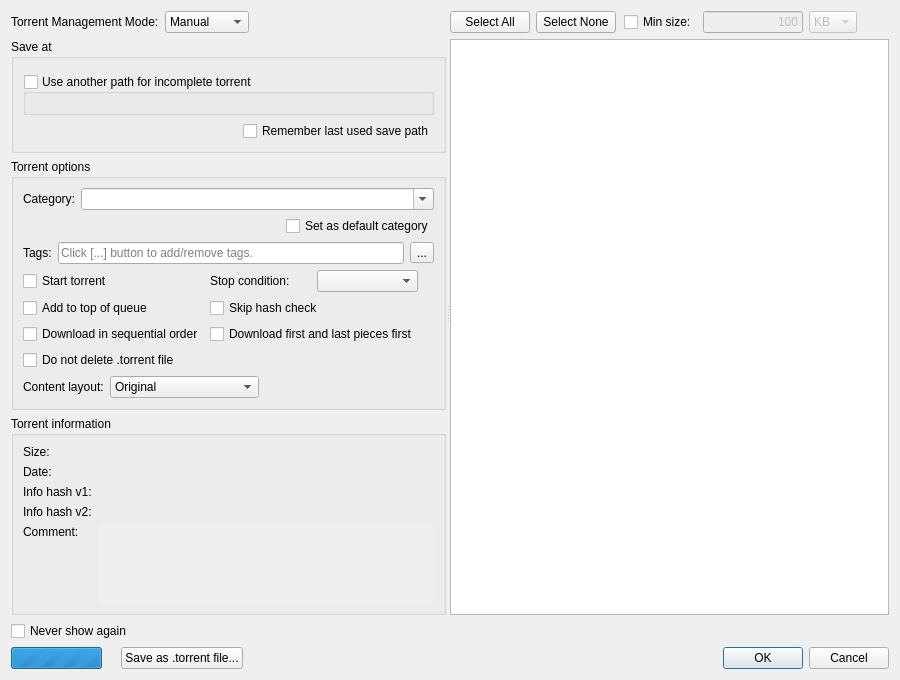
<?xml version="1.0" encoding="UTF-8"?>
<ui version="4.0">
 <class>AddNewTorrentDialog</class>
 <widget class="QDialog" name="AddNewTorrentDialog">
  <property name="geometry">
   <rect>
    <x>0</x>
    <y>0</y>
    <width>900</width>
    <height>680</height>
   </rect>
  </property>
  <layout class="QVBoxLayout" name="AddNewTorrentDialogLayout">
   <item>
    <widget class="QScrollArea" name="scrollArea_2">
     <property name="frameShape">
      <enum>QFrame::Shape::NoFrame</enum>
     </property>
     <property name="sizeAdjustPolicy">
      <enum>QAbstractScrollArea::SizeAdjustPolicy::AdjustToContents</enum>
     </property>
     <property name="widgetResizable">
      <bool>true</bool>
     </property>
     <widget class="QWidget" name="scrollAreaWidgetContents_2">
      <property name="geometry">
       <rect>
        <x>0</x>
        <y>0</y>
        <width>882</width>
        <height>598</height>
       </rect>
      </property>
      <layout class="QVBoxLayout" name="verticalLayout_6">
       <property name="leftMargin">
        <number>0</number>
       </property>
       <property name="topMargin">
        <number>0</number>
       </property>
       <property name="rightMargin">
        <number>0</number>
       </property>
       <property name="bottomMargin">
        <number>0</number>
       </property>
       <item>
        <widget class="QSplitter" name="splitter">
         <property name="orientation">
          <enum>Qt::Orientation::Horizontal</enum>
         </property>
         <property name="childrenCollapsible">
          <bool>false</bool>
         </property>
         <widget class="QFrame" name="torrentoptionsFrame">
          <layout class="QVBoxLayout" name="mainlayout_addui">
           <property name="leftMargin">
            <number>0</number>
           </property>
           <property name="topMargin">
            <number>0</number>
           </property>
           <property name="rightMargin">
            <number>0</number>
           </property>
           <property name="bottomMargin">
            <number>0</number>
           </property>
           <item>
            <layout class="QHBoxLayout" name="managementLayout">
             <item>
              <widget class="QLabel" name="labelTorrentManagementMode">
               <property name="text">
                <string>Torrent Management Mode:</string>
               </property>
              </widget>
             </item>
             <item>
              <widget class="QComboBox" name="comboTMM">
               <property name="toolTip">
                <string>Automatic mode means that various torrent properties(eg save path) will be decided by the associated category</string>
               </property>
               <item>
                <property name="text">
                 <string>Manual</string>
                </property>
               </item>
               <item>
                <property name="text">
                 <string>Automatic</string>
                </property>
               </item>
              </widget>
             </item>
             <item>
              <spacer name="horizontalSpacer">
               <property name="orientation">
                <enum>Qt::Orientation::Horizontal</enum>
               </property>
               <property name="sizeHint" stdset="0">
                <size>
                 <width>20</width>
                 <height>20</height>
                </size>
               </property>
              </spacer>
             </item>
            </layout>
           </item>
           <item>
            <widget class="QGroupBox" name="groupBoxSavePath">
             <property name="title">
              <string>Save at</string>
             </property>
             <layout class="QVBoxLayout" name="verticalLayout">
              <item>
               <widget class="FileSystemPathComboEdit" name="savePath" native="true"/>
              </item>
              <item>
               <widget class="QGroupBox" name="groupBoxDownloadPath">
                <property name="title">
                 <string>Use another path for incomplete torrent</string>
                </property>
                <property name="checkable">
                 <bool>true</bool>
                </property>
                <property name="checked">
                 <bool>false</bool>
                </property>
                <layout class="QVBoxLayout" name="verticalLayout_4">
                 <item>
                  <widget class="FileSystemPathComboEdit" name="downloadPath" native="true"/>
                 </item>
                </layout>
               </widget>
              </item>
              <item>
               <layout class="QHBoxLayout" name="layoutRememberLastSavePath">
                <item>
                 <spacer name="horizontalSpacer_5">
                  <property name="orientation">
                   <enum>Qt::Orientation::Horizontal</enum>
                  </property>
                  <property name="sizeHint" stdset="0">
                   <size>
                    <width>40</width>
                    <height>20</height>
                   </size>
                  </property>
                 </spacer>
                </item>
                <item>
                 <widget class="QCheckBox" name="checkBoxRememberLastSavePath">
                  <property name="text">
                   <string>Remember last used save path</string>
                  </property>
                 </widget>
                </item>
               </layout>
              </item>
             </layout>
            </widget>
           </item>
           <item>
            <widget class="QGroupBox" name="groupBoxSettings">
             <property name="title">
              <string>Torrent options</string>
             </property>
             <layout class="QVBoxLayout" name="verticalLayout_3">
              <item>
               <layout class="QHBoxLayout" name="categoryLayout">
                <item>
                 <widget class="QLabel" name="labelCategory">
                  <property name="text">
                   <string>Category:</string>
                  </property>
                 </widget>
                </item>
                <item>
                 <widget class="QComboBox" name="categoryComboBox">
                  <property name="sizePolicy">
                   <sizepolicy hsizetype="Expanding" vsizetype="Fixed">
                    <horstretch>0</horstretch>
                    <verstretch>0</verstretch>
                   </sizepolicy>
                  </property>
                  <property name="editable">
                   <bool>true</bool>
                  </property>
                  <property name="insertPolicy">
                   <enum>QComboBox::InsertPolicy::InsertAtTop</enum>
                  </property>
                 </widget>
                </item>
               </layout>
              </item>
              <item alignment="Qt::AlignmentFlag::AlignRight">
               <widget class="QCheckBox" name="defaultCategoryCheckbox">
                <property name="text">
                 <string>Set as default category</string>
                </property>
               </widget>
              </item>
              <item>
               <layout class="QHBoxLayout" name="tagsLayout" stretch="0,0,0">
                <item>
                 <widget class="QLabel" name="tagsLabel">
                  <property name="text">
                   <string>Tags:</string>
                  </property>
                 </widget>
                </item>
                <item>
                 <widget class="QLineEdit" name="tagsLineEdit">
                  <property name="sizePolicy">
                   <sizepolicy hsizetype="Expanding" vsizetype="Fixed">
                    <horstretch>0</horstretch>
                    <verstretch>0</verstretch>
                   </sizepolicy>
                  </property>
                  <property name="readOnly">
                   <bool>true</bool>
                  </property>
                  <property name="placeholderText">
                   <string>Click [...] button to add/remove tags.</string>
                  </property>
                  <property name="clearButtonEnabled">
                   <bool>false</bool>
                  </property>
                 </widget>
                </item>
                <item>
                 <widget class="QToolButton" name="tagsEditButton">
                  <property name="toolTip">
                   <string>Add/remove tags</string>
                  </property>
                  <property name="text">
                   <string>...</string>
                  </property>
                 </widget>
                </item>
               </layout>
              </item>
              <item>
               <layout class="QGridLayout" name="gridLayout">
                <item row="0" column="0">
                 <widget class="QCheckBox" name="startTorrentCheckBox">
                  <property name="text">
                   <string>Start torrent</string>
                  </property>
                 </widget>
                </item>
                <item row="0" column="1">
                 <layout class="QHBoxLayout" name="stopConditionLayout">
                  <item>
                   <widget class="QLabel" name="stopConditionLabel">
                    <property name="text">
                     <string>Stop condition:</string>
                    </property>
                   </widget>
                  </item>
                  <item>
                   <widget class="QComboBox" name="stopConditionComboBox"/>
                  </item>
                 </layout>
                </item>
                <item row="0" column="2">
                 <spacer name="horizontalSpacer_3">
                  <property name="orientation">
                   <enum>Qt::Orientation::Horizontal</enum>
                  </property>
                  <property name="sizeHint" stdset="0">
                   <size>
                    <width>40</width>
                    <height>20</height>
                   </size>
                  </property>
                 </spacer>
                </item>
                <item row="1" column="0">
                 <widget class="QCheckBox" name="addToQueueTopCheckBox">
                  <property name="text">
                   <string>Add to top of queue</string>
                  </property>
                 </widget>
                </item>
                <item row="1" column="1">
                 <widget class="QCheckBox" name="skipCheckingCheckBox">
                  <property name="text">
                   <string>Skip hash check</string>
                  </property>
                 </widget>
                </item>
                <item row="2" column="0">
                 <widget class="QCheckBox" name="sequentialCheckBox">
                  <property name="text">
                   <string>Download in sequential order</string>
                  </property>
                 </widget>
                </item>
                <item row="2" column="1">
                 <widget class="QCheckBox" name="firstLastCheckBox">
                  <property name="text">
                   <string>Download first and last pieces first</string>
                  </property>
                 </widget>
                </item>
                <item row="3" column="0">
                 <widget class="QCheckBox" name="doNotDeleteTorrentCheckBox">
                  <property name="toolTip">
                   <string>When checked, the .torrent file will not be deleted regardless of the settings at the &quot;Download&quot; page of the Options dialog</string>
                  </property>
                  <property name="text">
                   <string>Do not delete .torrent file</string>
                  </property>
                 </widget>
                </item>
               </layout>
              </item>
              <item>
               <layout class="QHBoxLayout" name="horizontalLayout_2">
                <item>
                 <widget class="QLabel" name="contentLayoutLabel">
                  <property name="text">
                   <string>Content layout:</string>
                  </property>
                 </widget>
                </item>
                <item>
                 <widget class="QComboBox" name="contentLayoutComboBox">
                  <property name="currentIndex">
                   <number>0</number>
                  </property>
                  <item>
                   <property name="text">
                    <string>Original</string>
                   </property>
                  </item>
                  <item>
                   <property name="text">
                    <string>Create subfolder</string>
                   </property>
                  </item>
                  <item>
                   <property name="text">
                    <string>Don't create subfolder</string>
                   </property>
                  </item>
                 </widget>
                </item>
                <item>
                 <spacer name="horizontalSpacer_4">
                  <property name="orientation">
                   <enum>Qt::Orientation::Horizontal</enum>
                  </property>
                  <property name="sizeHint" stdset="0">
                   <size>
                    <width>40</width>
                    <height>20</height>
                   </size>
                  </property>
                 </spacer>
                </item>
               </layout>
              </item>
             </layout>
            </widget>
           </item>
           <item>
            <widget class="QGroupBox" name="infoGroup">
             <property name="sizePolicy">
              <sizepolicy hsizetype="Preferred" vsizetype="Expanding">
               <horstretch>0</horstretch>
               <verstretch>0</verstretch>
              </sizepolicy>
             </property>
             <property name="title">
              <string>Torrent information</string>
             </property>
             <layout class="QGridLayout" name="gridLayout_2">
              <item row="0" column="0">
               <widget class="QLabel" name="labelSize">
                <property name="text">
                 <string>Size:</string>
                </property>
               </widget>
              </item>
              <item row="0" column="1">
               <widget class="QLabel" name="labelSizeData"/>
              </item>
              <item row="1" column="0">
               <widget class="QLabel" name="labelDate">
                <property name="text">
                 <string>Date:</string>
                </property>
               </widget>
              </item>
              <item row="1" column="1">
               <widget class="QLabel" name="labelDateData"/>
              </item>
              <item row="2" column="0">
               <widget class="QLabel" name="labelInfohash1">
                <property name="text">
                 <string>Info hash v1:</string>
                </property>
               </widget>
              </item>
              <item row="2" column="1">
               <widget class="QLabel" name="labelInfohash1Data">
                <property name="textInteractionFlags">
                 <set>Qt::TextInteractionFlag::TextSelectableByMouse</set>
                </property>
               </widget>
              </item>
              <item row="3" column="0">
               <widget class="QLabel" name="labelInfohash2">
                <property name="text">
                 <string>Info hash v2:</string>
                </property>
               </widget>
              </item>
              <item row="3" column="1">
               <widget class="QLabel" name="labelInfohash2Data">
                <property name="textInteractionFlags">
                 <set>Qt::TextInteractionFlag::TextSelectableByMouse</set>
                </property>
               </widget>
              </item>
              <item row="4" column="0">
               <widget class="QLabel" name="labelComment">
                <property name="text">
                 <string>Comment:</string>
                </property>
                <property name="alignment">
                 <set>Qt::AlignmentFlag::AlignLeading|Qt::AlignmentFlag::AlignLeft|Qt::AlignmentFlag::AlignTop</set>
                </property>
               </widget>
              </item>
              <item row="4" column="1">
               <widget class="QScrollArea" name="scrollArea">
                <property name="frameShape">
                 <enum>QFrame::Shape::NoFrame</enum>
                </property>
                <property name="sizeAdjustPolicy">
                 <enum>QAbstractScrollArea::SizeAdjustPolicy::AdjustToContents</enum>
                </property>
                <property name="widgetResizable">
                 <bool>true</bool>
                </property>
                <widget class="QWidget" name="scrollAreaWidgetContents">
                 <property name="geometry">
                  <rect>
                   <x>0</x>
                   <y>0</y>
                   <width>411</width>
                   <height>70</height>
                  </rect>
                 </property>
                 <layout class="QVBoxLayout" name="verticalLayout_2">
                  <property name="leftMargin">
                   <number>0</number>
                  </property>
                  <property name="topMargin">
                   <number>0</number>
                  </property>
                  <property name="rightMargin">
                   <number>0</number>
                  </property>
                  <property name="bottomMargin">
                   <number>0</number>
                  </property>
                  <item>
                   <widget class="QLabel" name="labelCommentData">
                    <property name="textFormat">
                     <enum>Qt::TextFormat::RichText</enum>
                    </property>
                    <property name="alignment">
                     <set>Qt::AlignmentFlag::AlignLeading|Qt::AlignmentFlag::AlignLeft|Qt::AlignmentFlag::AlignTop</set>
                    </property>
                    <property name="wordWrap">
                     <bool>true</bool>
                    </property>
                    <property name="openExternalLinks">
                     <bool>true</bool>
                    </property>
                    <property name="textInteractionFlags">
                     <set>Qt::TextInteractionFlag::TextSelectableByKeyboard|Qt::TextInteractionFlag::TextSelectableByMouse</set>
                    </property>
                   </widget>
                  </item>
                 </layout>
                </widget>
               </widget>
              </item>
             </layout>
            </widget>
           </item>
          </layout>
         </widget>
         <widget class="QWidget" name="layoutWidget">
          <layout class="QVBoxLayout" name="verticalLayout_5">
           <item>
            <layout class="QHBoxLayout" name="contentFilterLayout">
             <item>
              <widget class="QPushButton" name="buttonSelectAll">
               <property name="text">
                <string>Select All</string>
               </property>
              </widget>
             </item>
             <item>
              <widget class="QPushButton" name="buttonSelectNone">
               <property name="text">
                <string>Select None</string>
               </property>
              </widget>
             </item>
             <item>
              <spacer name="horizontalSpacer_sizefilter_left">
               <property name="orientation">
                <enum>Qt::Orientation::Horizontal</enum>
               </property>
               <property name="sizeHint" stdset="0">
                <size>
                 <width>10</width>
                 <height>20</height>
                </size>
               </property>
              </spacer>
             </item>
             <item>
              <widget class="QCheckBox" name="checkBoxSizeFilter">
               <property name="text">
                <string>Min size:</string>
               </property>
               <property name="toolTip">
                <string>Enable automatic file selection by minimum size</string>
               </property>
              </widget>
             </item>
             <item>
              <widget class="QLineEdit" name="lineEditSizeFilter">
               <property name="enabled">
                <bool>false</bool>
               </property>
               <property name="maximumWidth">
                <number>80</number>
               </property>
               <property name="text">
                <string>100</string>
               </property>
               <property name="alignment">
                <set>Qt::AlignmentFlag::AlignRight|Qt::AlignmentFlag::AlignVCenter</set>
               </property>
               <property name="toolTip">
                <string>Minimum file size threshold</string>
               </property>
              </widget>
             </item>
             <item>
              <widget class="QComboBox" name="comboBoxSizeUnit">
               <property name="enabled">
                <bool>false</bool>
               </property>
               <property name="toolTip">
                <string>Size unit</string>
               </property>
               <item>
                <property name="text">
                 <string>KB</string>
                </property>
               </item>
               <item>
                <property name="text">
                 <string>MB</string>
                </property>
               </item>
               <item>
                <property name="text">
                 <string>GB</string>
                </property>
               </item>
               <item>
                <property name="text">
                 <string>TB</string>
                </property>
               </item>
              </widget>
             </item>
             <item>
              <spacer name="horizontalSpacer_6">
               <property name="orientation">
                <enum>Qt::Orientation::Horizontal</enum>
               </property>
               <property name="sizeHint" stdset="0">
                <size>
                 <width>40</width>
                 <height>20</height>
                </size>
               </property>
              </spacer>
             </item>
            </layout>
           </item>
           <item>
            <widget class="TorrentContentWidget" name="contentTreeView">
             <property name="sizePolicy">
              <sizepolicy hsizetype="Expanding" vsizetype="Expanding">
               <horstretch>1</horstretch>
               <verstretch>0</verstretch>
              </sizepolicy>
             </property>
             <property name="contextMenuPolicy">
              <enum>Qt::ContextMenuPolicy::CustomContextMenu</enum>
             </property>
             <property name="selectionMode">
              <enum>QAbstractItemView::SelectionMode::ExtendedSelection</enum>
             </property>
             <property name="sortingEnabled">
              <bool>true</bool>
             </property>
            </widget>
           </item>
          </layout>
         </widget>
        </widget>
       </item>
      </layout>
     </widget>
    </widget>
   </item>
   <item>
    <layout class="QHBoxLayout" name="buttonsHLayout">
     <item>
      <widget class="QCheckBox" name="checkBoxNeverShow">
       <property name="text">
        <string>Never show again</string>
       </property>
      </widget>
     </item>
     <item>
      <spacer name="horizontalSpacer_2">
       <property name="orientation">
        <enum>Qt::Orientation::Horizontal</enum>
       </property>
       <property name="sizeHint" stdset="0">
        <size>
         <width>40</width>
         <height>20</height>
        </size>
       </property>
      </spacer>
     </item>
    </layout>
   </item>
   <item>
    <layout class="QHBoxLayout" name="horizontalLayout">
     <item>
      <layout class="QHBoxLayout" name="metadataLayout">
       <item>
        <widget class="QProgressBar" name="progMetaLoading">
         <property name="sizePolicy">
          <sizepolicy hsizetype="Minimum" vsizetype="Fixed">
           <horstretch>0</horstretch>
           <verstretch>0</verstretch>
          </sizepolicy>
         </property>
         <property name="maximum">
          <number>0</number>
         </property>
         <property name="value">
          <number>-1</number>
         </property>
         <property name="textVisible">
          <bool>false</bool>
         </property>
        </widget>
       </item>
       <item>
        <widget class="QLabel" name="lblMetaLoading">
         <property name="text">
          <string/>
         </property>
        </widget>
       </item>
       <item>
        <widget class="QPushButton" name="buttonSave">
         <property name="text">
          <string>Save as .torrent file...</string>
         </property>
        </widget>
       </item>
      </layout>
     </item>
     <item>
      <widget class="QDialogButtonBox" name="buttonBox">
       <property name="standardButtons">
        <set>QDialogButtonBox::StandardButton::Cancel|QDialogButtonBox::StandardButton::Ok</set>
       </property>
      </widget>
     </item>
    </layout>
   </item>
  </layout>
 </widget>
 <customwidgets>
  <customwidget>
   <class>TorrentContentWidget</class>
   <extends>QTreeView</extends>
   <header>gui/torrentcontentwidget.h</header>
  </customwidget>
  <customwidget>
   <class>FileSystemPathComboEdit</class>
   <extends>QWidget</extends>
   <header>gui/fspathedit.h</header>
   <container>1</container>
  </customwidget>
 </customwidgets>
 <resources/>
 <connections/>
</ui>
